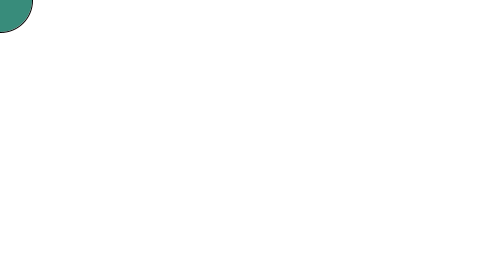
Frame 1 (no input)
Frame 60 (the mouse pressed at the canvas centre just before this capture): identical to frame 1, image omitted
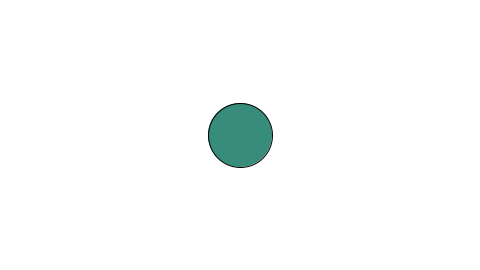
Frame 120 (the mouse held since frame 60 and released just before this capture)

The Processing sketch that drew these frames (run headless with seeded random() and noise(); from frame 60 on, the mouse is pressed at the canvas centre):

// Processing sketch: RainCatcherCatcher
// ── RainCatcherCatcher.pde
Catcher myCatcher; // declare an object

void setup() {
  size(480, 270);
  myCatcher = new Catcher(32); // make Catcher with radius
}

void draw() {
  background(255); // white background
  myCatcher.setLocation(mouseX, mouseY); // follows mouse
  myCatcher.display(); // display catcher
}

// ── Catcher.pde
class Catcher {
  float xPos; // x-Location
  float yPos; // y-Location
  float r; // radius

  Catcher(float radius) {
    r = radius;
  }

  void setLocation(float x, float y) {
    xPos = x; // set xPos to x
    yPos = y; // set yPos to y
  }


  void display() {
    fill(56, 140, 123); // Changes the color of ellipse
    ellipse(xPos, yPos, r*2, r*2); // Ellipse is drawn at xPos, yPos and has a diameter of r*2 and r*2
  }
}
